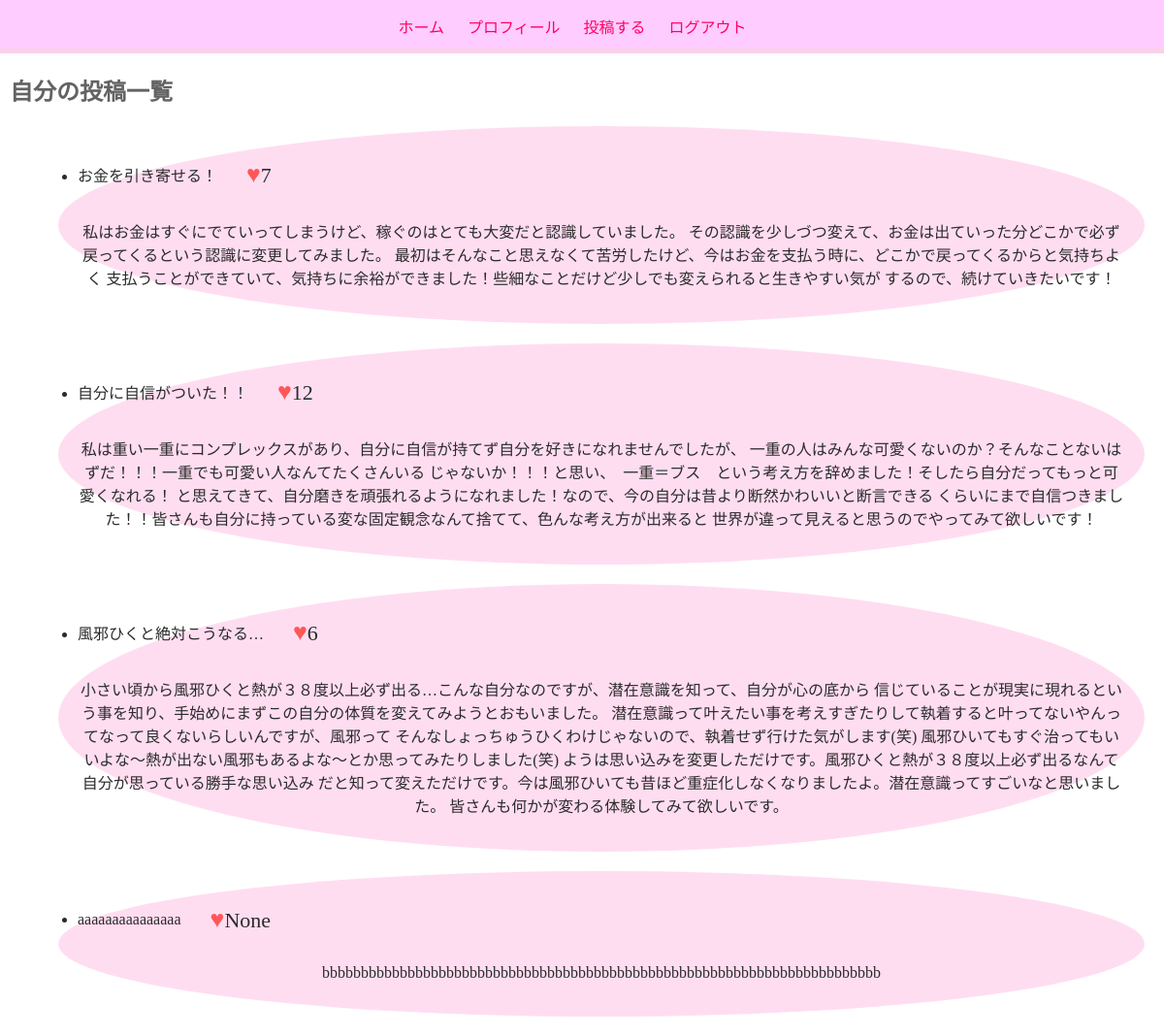
Page /post_list (signed in) on the committed database.
### mind_ch_db/models.py (models this page shows)
class PostInfo(models.Model):
    genre_id = models.ForeignKey(
        'genre', on_delete=models.SET_NULL,null=True)
    post_title = models.CharField(max_length=50)
    post_content = models.TextField(max_length=1000)
    reaction_count = models.IntegerField(null=True, blank=True)
    create_at = models.DateTimeField(default=timezone.datetime.now)
    update_at = models.DateTimeField(default=timezone.datetime.now)

### mind_ch_db/views.py (the view)
# urls.py: path('post_list', views.post_list, name='post_list'),
def post_list(request):
    posts = PostInfo.objects.all()
    return render(request, 'post_list.html', {'posts': posts})

### mind_ch_db/templates/post_list.html (shortened to what this page needs)
<!DOCTYPE html>
{% extends "base.html" %}
{% block content %}
<html lang="en">
<head>
</head>
<body>
    <h2>自分の投稿一覧</h2>
    <ul>
        {% for post in posts %}
        <div class="post_list">
            <a href="{% url 'posts_edit' post.id %}">
                <div class="post_list_title">
                    <li>{{ post.post_title }}</li>
                    <p><span class="red">♥</span><span class="good_count">{{ post.reaction_count }}</span></p>
                </div>
                <p>{{ post.post_content }}</p>
            </a>
        </div>
        {% empty %}
            <li>No posts available.</li>
        {% endfor %}
    </ul>
</body>
</html>
{% endblock %}

### static/css/style.css (style rules this page uses)
h2 { color: #636363; margin-left: 10px; font-family: sans-serif; }
body { margin: 0; }
p { text-align: center; }
.post_list { margin: 20px; padding: 20px; background-color: #ffddf1; border-radius: 50%; text-decoration: none !important; }
.post_list a { text-decoration: none; color: #2b2b2b; }
.post_list_title { display: flex; align-items: center; }
.post_list_title li { margin-right: 30px; }
.red { color: #ff5757; font-size: 25px; }
.good_count { font-size: 22px; }

### rows in the picture
PostInfo: post_title "お金を引き寄せる！", reaction_count "7", post_content "私はお金はすぐにでていってしまうけど、稼ぐのはとても大変だと認識していました。 その認識を少しづつ変えて、お金は出ていった分どこかで必ず戻ってくるという認識に変更してみました。 最初はそんなこと思えなくて苦労したけど、今はお金を支払う時に、どこかで戻ってくるからと気持ちよく 支払うことができていて、気持ちに余裕ができました！些細なことだけど少しでも変えられると生きやすい気が するので、続けていきたいです！"
PostInfo: post_title "自分に自信がついた！！", reaction_count "12", post_content "私は重い一重にコンプレックスがあり、自分に自信が持てず自分を好きになれませんでしたが、 一重の人はみんな可愛くないのか？そんなことないはずだ！！！一重でも可愛い人なんてたくさんいる じゃないか！！！と思い、 一重＝ブス という考え方を辞めました！そしたら自分だってもっと可愛くなれる！ と思えてきて、自分磨きを頑張れるようになれました！なので、今の自分は昔より断然かわいいと断言できる くらいにまで自信つきました！！皆さんも自分に持っている変な固定観念なんて捨てて、色んな考え方が出来ると 世界が違って見えると思うのでやってみて欲しいです！"
PostInfo: post_title "風邪ひくと絶対こうなる…", reaction_count "6", post_content "小さい頃から風邪ひくと熱が３８度以上必ず出る…こんな自分なのですが、潜在意識を知って、自分が心の底から 信じていることが現実に現れるという事を知り、手始めにまずこの自分の体質を変えてみようとおもいました。 潜在意識って叶えたい事を考えすぎたりして執着すると叶ってないやんってなって良くないらしいんですが、風邪って そんなしょっちゅうひくわけじゃないので、執着せず行けた気がします(笑) 風邪ひいてもすぐ治ってもいいよな～熱が出ない風邪もあるよな～とか思ってみたりしました(笑) ようは思い込みを変更しただけです。風邪ひくと熱が３８度以上必ず出るなんて自分が思っている勝手な思い込み だと知って変えただけです。今は風邪ひいても昔ほど重症化しなくなりましたよ。潜在意識ってすごいなと思いました。 皆さんも何かが変わる体験してみて欲しいです。"
PostInfo: post_title "aaaaaaaaaaaaaaa", reaction_count "None", post_content "bbbbbbbbbbbbbbbbbbbbbbbbbbbbbbbbbbbbbbbbbbbbbbbbbbbbbbbbbbbbbbbbbbbbbbbb"
